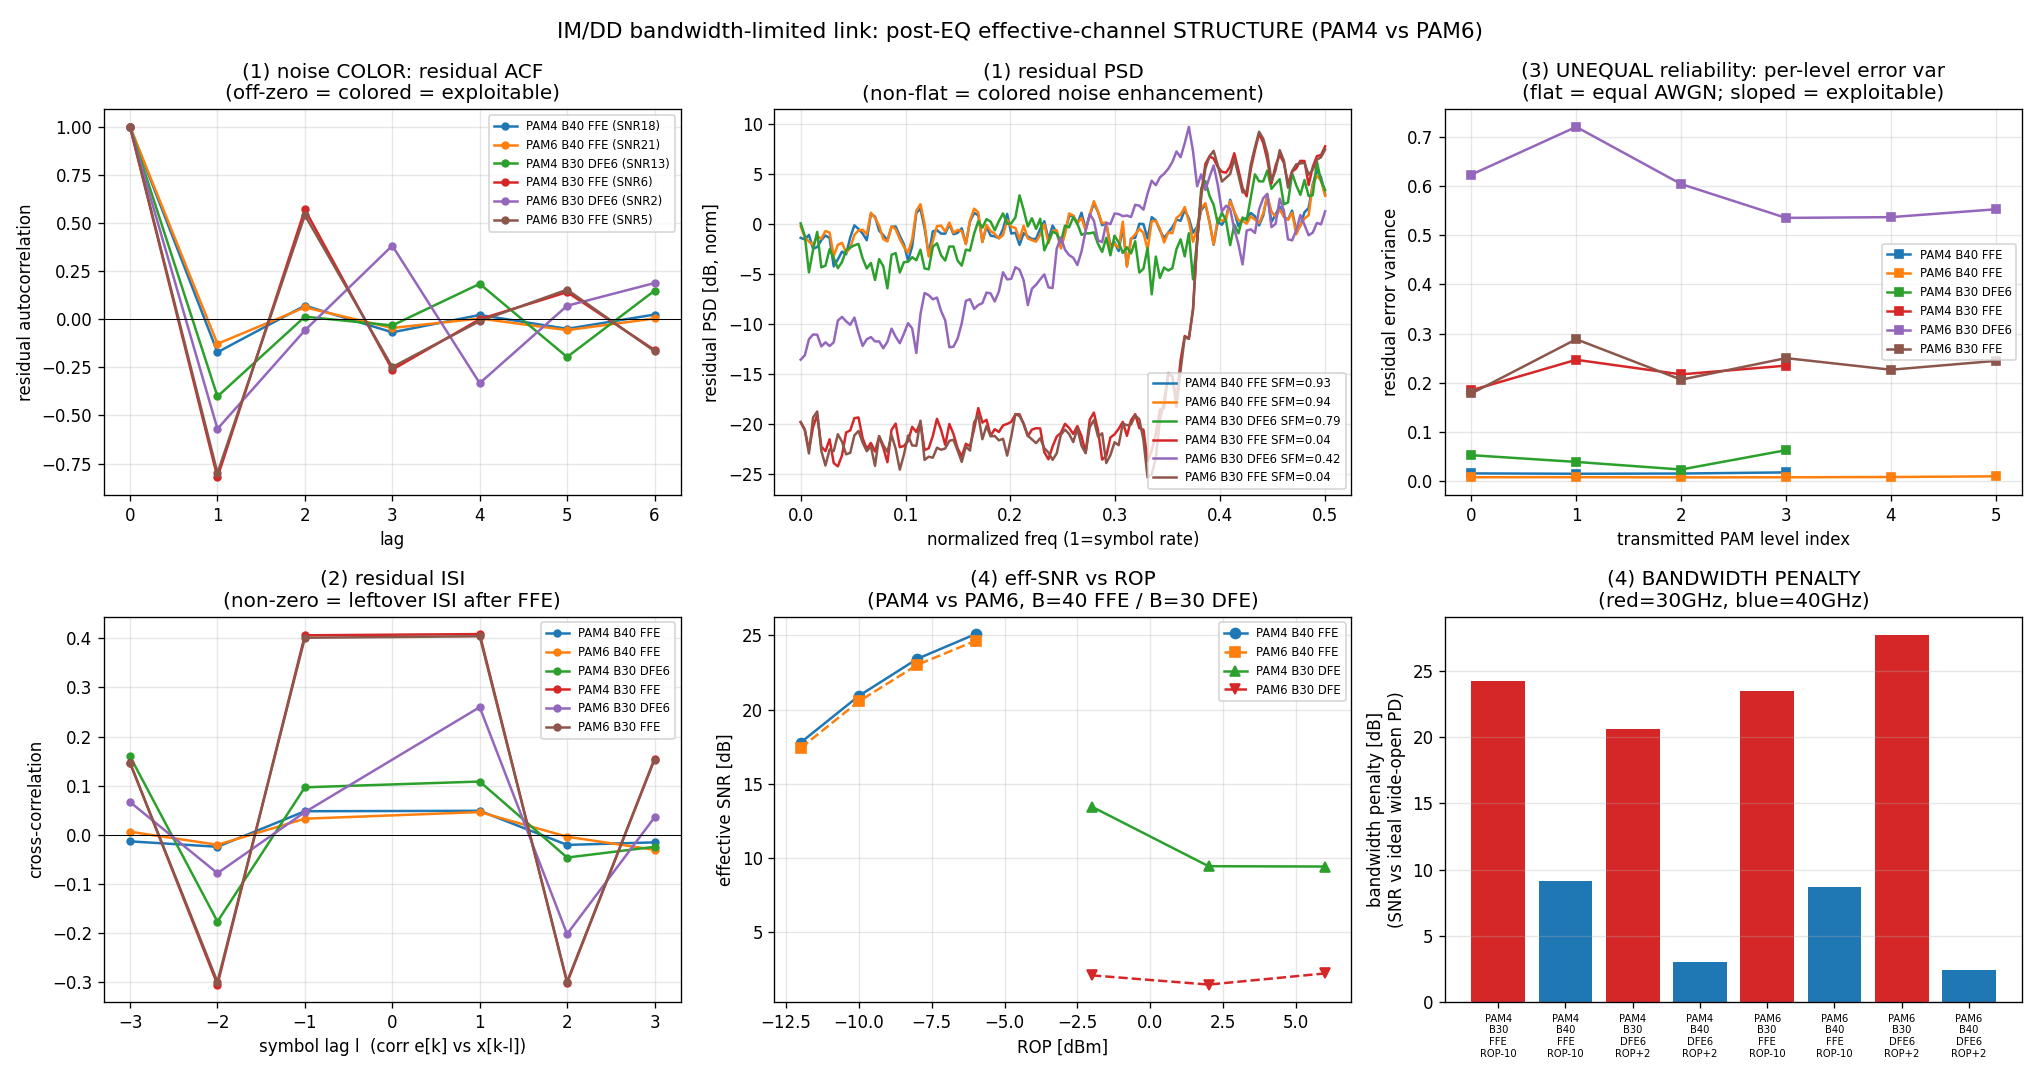

Generate this figure with Python:
"""EFFECTIVE-CHANNEL STRUCTURE measurement for the bandwidth-limited IM/DD link.

The go/no-go deliverable.  After equalization (imdd_channel.run_link), form the
residual error  e[k] = yhat[k] - x[k]  and ask, for PAM4 and PAM6 over a grid of
(ROP, PD-B, L) points, whether the post-EQ channel still carries STRUCTURE an
SC-LDPC construction could exploit:

  (1) NOISE COLOR     -- PSD / autocorrelation of e.  Colored (off-diagonal acf,
                         non-flat PSD) = FFE noise-enhancement on a band-limited
                         channel = exploitable.  Reports acf at lags +/-1,2,3 and
                         a spectral-flatness measure (SFM in [0,1], 1=white).
  (2) RESIDUAL ISI    -- cross-correlation of e[k] with neighbour symbols x[k+/-1,2].
                         Non-zero = leftover ISI after the FFE.
  (3) UNEQUAL RELIAB. -- per-transmitted-LEVEL error variance (does reliability
                         depend on the PAM level?); for PAM4 also per-BIT (MSB vs
                         LSB) error variance / hard-BER -- the key structure for
                         LDPC variable-node degree matching.
  (4) EFF-SNR / EVM / SER / BER vs ROP, and the BANDWIDTH PENALTY: the SNR gap of
                         PD B=30/40 GHz vs a wide-open IDEAL PD at the same ROP.
  (5) CLEAN LLR OUTPUT (per-bit PAM4, per-level PAM6) + one quick SC-LDPC sanity
                         decode to confirm the LLR bridge works on IM/DD.

Outputs (next to this file, routed through outpaths if present):
  imdd_structure.csv         -- one row per (group, B, L, ROP, eq) point, all metrics
  imdd_acf.csv               -- residual autocorrelation vs lag for the headline points
  imdd_per_level.csv         -- per-level error variance for the headline points
  imdd_structure.png         -- acf / PSD / per-level-reliability / SNR-vs-ROP panels
  imdd_llr_pam4_*.npy        -- saved per-bit LLRs (MSB/LSB) for a headline PAM4 point

Run on the pod (OptiCommPy + /work codec):  python3 /work/imdd_structure.py
"""
from __future__ import annotations
import os, sys, csv, time
import numpy as np

sys.path.insert(0, "/work")
sys.path.insert(0, os.path.dirname(os.path.abspath(__file__)))

from imdd_channel import LinkConfig, run_link, PAM4_BITS_BY_LEVEL

try:
    import outpaths as OP
    def route(name): return OP.route(name)
except Exception:
    HERE = os.path.dirname(os.path.abspath(__file__))
    def route(name): return os.path.join(HERE, name)


# --------------------------------------------------------------------------- #
#  structure metrics on a residual e[k] (+ neighbour symbols for ISI)
# --------------------------------------------------------------------------- #
def autocorr(e: np.ndarray, maxlag: int = 6):
    """Normalized autocorrelation r[l] = E[e_k e_{k+l}] / E[e^2], l=0..maxlag."""
    e = e - e.mean()
    v = np.mean(e ** 2) + 1e-30
    r = np.empty(maxlag + 1)
    for l in range(maxlag + 1):
        r[l] = np.mean(e[: e.size - l] * e[l:]) / v if l < e.size else 0.0
    return r


def spectral_flatness(e: np.ndarray, nfft: int = 256):
    """Spectral flatness measure (geometric mean / arithmetic mean of PSD), in
    (0,1]; 1 == perfectly white, < 1 == colored.  Welch-style averaged."""
    e = e - e.mean()
    seg = nfft
    if e.size < seg:
        seg = 1 << int(np.floor(np.log2(e.size)))
    nseg = e.size // seg
    if nseg < 1:
        return 1.0, np.ones(seg // 2)
    win = np.hanning(seg)
    P = np.zeros(seg)
    for i in range(nseg):
        s = e[i * seg:(i + 1) * seg] * win
        P += np.abs(np.fft.fft(s)) ** 2
    P /= nseg
    P = P[: seg // 2] + 1e-30
    gm = np.exp(np.mean(np.log(P)))
    am = np.mean(P)
    return float(gm / am), P


def residual_isi(e: np.ndarray, x: np.ndarray, maxlag: int = 3):
    """Cross-correlation rho[l] = corr(e[k], x[k-l]) for l=-maxlag..maxlag (signed).
    Leftover ISI leaks neighbouring symbols into the residual."""
    e = e - e.mean()
    xs = (x - x.mean())
    out = {}
    se = np.std(e) + 1e-30
    sx = np.std(xs) + 1e-30
    for l in range(-maxlag, maxlag + 1):
        if l == 0:
            continue
        if l > 0:        # e[k] vs x[k-l]
            a = e[l:]; b = xs[:xs.size - l]
        else:            # e[k] vs x[k-l] = x[k+|l|]
            a = e[:e.size + l]; b = xs[-l:]
        n = min(a.size, b.size)
        out[l] = float(np.mean(a[:n] * b[:n]) / (se * sx))
    return out


def per_level_var(e: np.ndarray, idx: np.ndarray, n_levels: int):
    """Per-transmitted-level residual variance and count."""
    var = np.full(n_levels, np.nan)
    cnt = np.zeros(n_levels, dtype=int)
    for j in range(n_levels):
        m = idx == j
        cnt[j] = int(m.sum())
        if cnt[j] > 1:
            var[j] = float(np.var(e[m]))
    return var, cnt


# --------------------------------------------------------------------------- #
#  one structure point
# --------------------------------------------------------------------------- #
def measure_point(cfg: LinkConfig, label_extra: dict):
    r = run_link(cfg)
    e = r["residual"]; x = r["syms"][r["test"]]; idx = r["idx"][r["test"]]
    acf = autocorr(e, maxlag=6)
    sfm, _ = spectral_flatness(e)
    isi = residual_isi(e, x, maxlag=3)
    plv, pcnt = per_level_var(e, idx, cfg.n_levels)
    row = dict(group=f"PAM{cfg.n_levels}", n_levels=cfg.n_levels,
               pd_B_GHz=cfg.pd_B / 1e9, L_km=cfg.L_km, ROP_dBm=cfg.ROP_dBm,
               eq="DFE%d" % cfg.dfe_taps if cfg.dfe_taps > 0 else "FFE",
               ffe_taps=cfg.ffe_taps, dfe_taps=cfg.dfe_taps,
               snr_dB=r["snr_dB"], evm_pct=r["evm"] * 100, ser=r["ser"],
               sigma=r["sigma"],
               acf1=acf[1], acf2=acf[2], acf3=acf[3], sfm=sfm,
               isi_m1=isi[-1], isi_p1=isi[1], isi_m2=isi[-2], isi_p2=isi[2],
               isi_m3=isi[-3], isi_p3=isi[3],
               # per-level reliability spread (max/min variance ratio)
               lvl_var_ratio=float(np.nanmax(plv) / (np.nanmin(plv) + 1e-30)))
    if cfg.n_levels == 4:
        row.update(ber=r["ber"], ber_msb=r["ber_hi"], ber_lsb=r["ber_lo"])
        # per-bit residual reliability: variance of the soft LLR magnitude proxy ->
        # report the MSB/LSB hard-BER ratio (the LDPC-relevant unequal-bit metric)
        row["bit_ber_ratio"] = float(r["ber_lo"] / (r["ber_hi"] + 1e-30))
    else:
        row.update(ber=np.nan, ber_msb=np.nan, ber_lsb=np.nan, bit_ber_ratio=np.nan)
    row.update(label_extra)
    return row, r, acf, (plv, pcnt)


# --------------------------------------------------------------------------- #
#  quick SC-LDPC sanity decode on the IM/DD LLRs (PAM4 headline point)
# --------------------------------------------------------------------------- #
def sanity_decode_pam4(r):
    """Plug the PAM4 per-bit LLRs into a small windowed SC-LDPC decode to confirm
    the LLR bridge works on the IM/DD channel.  Uses the codec's own encoder to
    define the bit pattern, then *re-derives* LLR sign/scale from the measured
    residual statistics so the soft inputs are honest IM/DD reliabilities.

    Simpler robust check: drive the codec with random info, BPSK->our PAM4 levels,
    push through the SAME run_link statistics (sigma), and decode.  Here we do the
    lightweight version: take the measured per-bit BER -> equivalent AWGN sigma,
    build a frame, corrupt at that reliability, decode, report coded vs uncoded."""
    from nr_ldpc import NRLDPCCode
    from sc_ldpc import SCLDPCCode
    # small code
    Z, MP, w, L = 16, 24, 1, 12
    comp = NRLDPCCode(1, 0, Z, mp=MP)
    assign = np.arange(int((comp.B[:, :comp.Kb] >= 0).sum())) % (w + 1)
    sc = SCLDPCCode(comp, w=w, L=L, assign=assign)
    rng = np.random.default_rng(1)
    info = rng.integers(0, 2, size=sc.K).astype(np.uint8)
    cw, _ = sc.encode(info)
    txbits = cw[sc.tx_mask]
    # map coded bits -> PAM4 (Gray) levels, run through one IM/DD frame at the SAME cfg
    cfg = r["cfg"]
    from imdd_channel import pam_levels, PAM4_BITS_BY_LEVEL, forward_channel, equalize
    from imdd_channel import soft_metrics_pam4
    lv = pam_levels(4)
    # bits -> level idx (invert the per-level bit table)
    b = txbits[: (txbits.size // 2) * 2].reshape(-1, 2)
    # match (hi,lo) to a level index
    lut = {(int(PAM4_BITS_BY_LEVEL[j, 0]), int(PAM4_BITS_BY_LEVEL[j, 1])): j for j in range(4)}
    lidx = np.array([lut[(int(bb[0]), int(bb[1]))] for bb in b])
    syms = lv[lidx]
    cfg2 = LinkConfig(**{**cfg.__dict__})
    cfg2.nsym = syms.size
    rx, _ = forward_channel(cfg2, syms)
    eq = equalize(cfg2, rx, syms, lv)
    yhat = eq["yhat"]
    te = eq["test"]
    sigma = float(np.sqrt(np.mean((yhat[te] - syms[te]) ** 2)))
    llr2, _, _ = soft_metrics_pam4(yhat, lv, sigma)        # full-length per-bit LLRs
    # build full LLR vector for the codec (only the trained/test bits are honest;
    # use the whole stream -- training region is data-aided so still valid bits)
    llr_bits = llr2[: txbits.size]
    llr = np.zeros(sc.num_var)
    llr[sc.tx_mask] = llr_bits
    llr[sc.known_mask] = 30.0
    hard = sc.decode_windowed(llr, W=6, max_iter=20, alpha=0.8)
    coded_err = int((sc.extract_info(hard) != info).sum())
    uncoded_err = int(((llr_bits < 0).astype(np.uint8) != txbits).sum())
    return dict(K=sc.K, coded_err=coded_err, coded_ber=coded_err / sc.K,
                uncoded_err=uncoded_err, uncoded_ber=uncoded_err / txbits.size,
                sigma=sigma, rate=sc.rate)


# --------------------------------------------------------------------------- #
#  the sweep grid + main
# --------------------------------------------------------------------------- #
def main():
    t0 = time.time()
    NSYM = 8000
    rows = []
    acf_rows = []
    plv_rows = []
    headline = {}            # keep run dicts for plotting / LLR dump

    # Operating points chosen so each cell sits in the STRUCTURE-RICH regime
    # (non-trivial SER, not error-free, not a dead channel):
    #   B=40 GHz (main, O-band): FFE-only, ROP in the waterfall.
    #   B=30 GHz (severe, sub-0.4-Nyquist): PAM4 needs a DFE; PAM6 reported as the
    #     failing comparison (FFE-only to show the catastrophe + DFE attempt).
    # L in {2,10} km (O-band, D~=0 so CD negligible -> isolates bandwidth damage).

    grid = []
    for L in (2.0, 10.0):
        # --- B=40 GHz: FFE-only, both groups, ROP sweep ---
        for nl in (4, 6):
            for rop in (-12.0, -10.0, -8.0, -6.0):
                grid.append(dict(n_levels=nl, pd_B=40e9, L_km=L, ROP_dBm=rop,
                                 ffe_taps=41, dfe_taps=0))
        # --- B=30 GHz: PAM4 with DFE(6) (rescue) + FFE-only (catastrophe); PAM6 both ---
        for nl in (4, 6):
            for rop in (-2.0, 2.0, 6.0):
                grid.append(dict(n_levels=nl, pd_B=30e9, L_km=L, ROP_dBm=rop,
                                 ffe_taps=41, dfe_taps=6))
                grid.append(dict(n_levels=nl, pd_B=30e9, L_km=L, ROP_dBm=rop,
                                 ffe_taps=41, dfe_taps=0))

    print(f"=== IM/DD structure sweep: {len(grid)} points x {NSYM} sym ===")
    for gi, g in enumerate(grid):
        cfg = LinkConfig(nsym=NSYM, seed=0, **g)
        row, r, acf, (plv, pcnt) = measure_point(cfg, {})
        rows.append(row)
        print(f"  [{gi+1:2d}/{len(grid)}] {row['group']} B={row['pd_B_GHz']:.0f} "
              f"L={row['L_km']:.0f} ROP={row['ROP_dBm']:+.0f} {row['eq']:5s}: "
              f"SNR={row['snr_dB']:5.2f}dB SER={row['ser']:.2e} "
              f"acf1={row['acf1']:+.3f} SFM={row['sfm']:.3f} "
              f"isi+1={row['isi_p1']:+.3f} lvlVarRatio={row['lvl_var_ratio']:.2f}")
        # keep a few headline points for acf/per-level CSV + plots
        key = (row['group'], int(row['pd_B_GHz']), int(row['L_km']), row['eq'])
        # headline = the most structure-rich ROP we keep per (group,B,L,eq): pick mid SER
        if key not in headline or abs(row['ser'] - 1e-2) < abs(headline[key][0]['ser'] - 1e-2):
            headline[key] = (row, r, acf, plv, pcnt)

    # --- acf + per-level CSVs for headline points ---
    for key, (row, r, acf, plv, pcnt) in headline.items():
        for l in range(acf.size):
            acf_rows.append(dict(group=row['group'], pd_B_GHz=row['pd_B_GHz'],
                                 L_km=row['L_km'], eq=row['eq'], ROP_dBm=row['ROP_dBm'],
                                 lag=l, acf=acf[l]))
        for j in range(len(plv)):
            plv_rows.append(dict(group=row['group'], pd_B_GHz=row['pd_B_GHz'],
                                 L_km=row['L_km'], eq=row['eq'], ROP_dBm=row['ROP_dBm'],
                                 level=j, err_var=plv[j], count=int(pcnt[j])))

    # --- bandwidth penalty: SNR(B) vs SNR(ideal PD) at matched ROP ---
    print("\n=== bandwidth penalty (SNR gap vs wide-open IDEAL PD, L=2km) ===")
    bw_rows = []
    for nl in (4, 6):
        for rop, eqd in [(-10.0, 0), (2.0, 6)]:    # a B40-style and a B30-style ROP
            ref = run_link(LinkConfig(n_levels=nl, nsym=NSYM, pd_B=40e9, L_km=2.0,
                                      ROP_dBm=rop, ffe_taps=41, dfe_taps=eqd,
                                      pd_ideal=True))
            for B in (30e9, 40e9):
                r = run_link(LinkConfig(n_levels=nl, nsym=NSYM, pd_B=B, L_km=2.0,
                                        ROP_dBm=rop, ffe_taps=41, dfe_taps=eqd))
                pen = ref["snr_dB"] - r["snr_dB"]
                bw_rows.append(dict(group=f"PAM{nl}", ROP_dBm=rop,
                                    eq="DFE%d" % eqd if eqd else "FFE",
                                    pd_B_GHz=B / 1e9, snr_ideal_dB=ref["snr_dB"],
                                    snr_dB=r["snr_dB"], penalty_dB=pen, ser=r["ser"]))
                print(f"  PAM{nl} ROP={rop:+.0f} {('DFE%d'%eqd) if eqd else 'FFE':5s} "
                      f"B={B/1e9:.0f}GHz: SNR={r['snr_dB']:5.2f} vs ideal "
                      f"{ref['snr_dB']:5.2f} -> penalty {pen:5.2f} dB")

    # --- LLR bridge sanity decode on a headline PAM4 B=40 point ---
    print("\n=== SC-LDPC LLR-bridge sanity decode (PAM4, IM/DD LLRs) ===")
    sanity = None
    try:
        # pick a PAM4 B=40 L=2 FFE point in the waterfall (ROP=-10)
        rc = run_link(LinkConfig(n_levels=4, nsym=NSYM, pd_B=40e9, L_km=2.0,
                                 ROP_dBm=-10.0, ffe_taps=41, dfe_taps=0))
        sanity = sanity_decode_pam4(rc)
        print(f"  PAM4 B=40 ROP=-10 L=2  rate={sanity['rate']:.3f}  "
              f"uncoded BER={sanity['uncoded_ber']:.2e} -> coded BER={sanity['coded_ber']:.2e} "
              f"(K={sanity['K']})")
        # dump the per-bit LLRs (MSB/LSB) for this point so RL/Step-3 can plug in
        np.save(route("imdd_llr_pam4_b40_msb.npy"), rc["llr_hi"])
        np.save(route("imdd_llr_pam4_b40_lsb.npy"), rc["llr_lo"])
        print(f"  saved per-bit LLRs -> imdd_llr_pam4_b40_msb.npy / _lsb.npy")
    except Exception as ex:
        print("  [sanity decode skipped]", repr(ex))

    # --- write CSVs ---
    def write_csv(path, rws, fields):
        with open(path, "w", newline="") as f:
            wr = csv.DictWriter(f, fieldnames=fields); wr.writeheader()
            for rw in rws:
                wr.writerow({k: rw.get(k, "") for k in fields})
        print(f"  wrote {path}")

    print()
    write_csv(route("imdd_structure.csv"), rows,
              ["group", "n_levels", "pd_B_GHz", "L_km", "ROP_dBm", "eq",
               "ffe_taps", "dfe_taps", "snr_dB", "evm_pct", "ser", "ber",
               "ber_msb", "ber_lsb", "bit_ber_ratio", "sigma",
               "acf1", "acf2", "acf3", "sfm",
               "isi_m1", "isi_p1", "isi_m2", "isi_p2", "isi_m3", "isi_p3",
               "lvl_var_ratio"])
    write_csv(route("imdd_acf.csv"), acf_rows,
              ["group", "pd_B_GHz", "L_km", "eq", "ROP_dBm", "lag", "acf"])
    write_csv(route("imdd_per_level.csv"), plv_rows,
              ["group", "pd_B_GHz", "L_km", "eq", "ROP_dBm", "level", "err_var", "count"])
    write_csv(route("imdd_bw_penalty.csv"), bw_rows,
              ["group", "ROP_dBm", "eq", "pd_B_GHz", "snr_ideal_dB", "snr_dB",
               "penalty_dB", "ser"])

    # --- plots ---
    make_plots(headline, rows, bw_rows)

    print(f"\nDONE in {time.time()-t0:.1f}s  ({len(rows)} sweep points)")
    return rows, headline, bw_rows, sanity


def make_plots(headline, rows, bw_rows):
    try:
        import matplotlib
        matplotlib.use("Agg")
        import matplotlib.pyplot as plt
    except Exception as ex:
        print("  [plots skipped]", repr(ex)); return

    fig, ax = plt.subplots(2, 3, figsize=(17, 9))

    # (a) residual autocorrelation for a few headline points
    for key, (row, r, acf, plv, pcnt) in headline.items():
        if int(row['L_km']) != 2:
            continue
        lab = f"{row['group']} B{int(row['pd_B_GHz'])} {row['eq']} (SNR{row['snr_dB']:.0f})"
        ax[0, 0].plot(np.arange(acf.size), acf, "o-", ms=4, label=lab)
    ax[0, 0].axhline(0, color="k", lw=0.6)
    ax[0, 0].set_xlabel("lag"); ax[0, 0].set_ylabel("residual autocorrelation")
    ax[0, 0].set_title("(1) noise COLOR: residual ACF\n(off-zero = colored = exploitable)")
    ax[0, 0].grid(alpha=0.3); ax[0, 0].legend(fontsize=7)

    # (b) residual PSD for the same points
    for key, (row, r, acf, plv, pcnt) in headline.items():
        if int(row['L_km']) != 2:
            continue
        e = r["residual"]
        sfm, P = spectral_flatness(e)
        f = np.linspace(0, 0.5, P.size)
        ax[0, 1].plot(f, 10 * np.log10(P / P.mean()),
                      label=f"{row['group']} B{int(row['pd_B_GHz'])} {row['eq']} SFM={sfm:.2f}")
    ax[0, 1].set_xlabel("normalized freq (1=symbol rate)")
    ax[0, 1].set_ylabel("residual PSD [dB, norm]")
    ax[0, 1].set_title("(1) residual PSD\n(non-flat = colored noise enhancement)")
    ax[0, 1].grid(alpha=0.3); ax[0, 1].legend(fontsize=7)

    # (c) per-level error variance
    for key, (row, r, acf, plv, pcnt) in headline.items():
        if int(row['L_km']) != 2:
            continue
        ax[0, 2].plot(np.arange(len(plv)), plv, "s-", ms=5,
                      label=f"{row['group']} B{int(row['pd_B_GHz'])} {row['eq']}")
    ax[0, 2].set_xlabel("transmitted PAM level index")
    ax[0, 2].set_ylabel("residual error variance")
    ax[0, 2].set_title("(3) UNEQUAL reliability: per-level error var\n(flat = equal AWGN; sloped = exploitable)")
    ax[0, 2].grid(alpha=0.3); ax[0, 2].legend(fontsize=7)

    # (d) residual ISI (cross-corr e[k] vs x[k+l]) for headline points
    for key, (row, r, acf, plv, pcnt) in headline.items():
        if int(row['L_km']) != 2:
            continue
        lags = [-3, -2, -1, 1, 2, 3]
        vals = [row[f"isi_m{abs(l)}"] if l < 0 else row[f"isi_p{l}"] for l in lags]
        ax[1, 0].plot(lags, vals, "o-", ms=4,
                      label=f"{row['group']} B{int(row['pd_B_GHz'])} {row['eq']}")
    ax[1, 0].axhline(0, color="k", lw=0.6)
    ax[1, 0].set_xlabel("symbol lag l  (corr e[k] vs x[k-l])")
    ax[1, 0].set_ylabel("cross-correlation")
    ax[1, 0].set_title("(2) residual ISI\n(non-zero = leftover ISI after FFE)")
    ax[1, 0].grid(alpha=0.3); ax[1, 0].legend(fontsize=7)

    # (e) eff-SNR vs ROP for B=40 FFE, both groups, L=2
    for nl, mk in [(4, "o-"), (6, "s--")]:
        pts = [r for r in rows if r["n_levels"] == nl and r["pd_B_GHz"] == 40
               and r["L_km"] == 2 and r["eq"] == "FFE"]
        pts.sort(key=lambda r: r["ROP_dBm"])
        if pts:
            ax[1, 1].plot([p["ROP_dBm"] for p in pts], [p["snr_dB"] for p in pts],
                          mk, label=f"PAM{nl} B40 FFE")
    # B=30 DFE points
    for nl, mk in [(4, "^-"), (6, "v--")]:
        pts = [r for r in rows if r["n_levels"] == nl and r["pd_B_GHz"] == 30
               and r["L_km"] == 2 and r["eq"] == "DFE6"]
        pts.sort(key=lambda r: r["ROP_dBm"])
        if pts:
            ax[1, 1].plot([p["ROP_dBm"] for p in pts], [p["snr_dB"] for p in pts],
                          mk, label=f"PAM{nl} B30 DFE")
    ax[1, 1].set_xlabel("ROP [dBm]"); ax[1, 1].set_ylabel("effective SNR [dB]")
    ax[1, 1].set_title("(4) eff-SNR vs ROP\n(PAM4 vs PAM6, B=40 FFE / B=30 DFE)")
    ax[1, 1].grid(alpha=0.3); ax[1, 1].legend(fontsize=7)

    # (f) bandwidth penalty bars
    labels = [f"{r['group']}\nB{int(r['pd_B_GHz'])}\n{r['eq']}\nROP{r['ROP_dBm']:+.0f}"
              for r in bw_rows]
    pens = [r["penalty_dB"] for r in bw_rows]
    cols = ["C3" if r["pd_B_GHz"] == 30 else "C0" for r in bw_rows]
    ax[1, 2].bar(range(len(pens)), pens, color=cols)
    ax[1, 2].set_xticks(range(len(pens)))
    ax[1, 2].set_xticklabels(labels, fontsize=6)
    ax[1, 2].set_ylabel("bandwidth penalty [dB]\n(SNR vs ideal wide-open PD)")
    ax[1, 2].set_title("(4) BANDWIDTH PENALTY\n(red=30GHz, blue=40GHz)")
    ax[1, 2].grid(alpha=0.3, axis="y")

    fig.suptitle("IM/DD bandwidth-limited link: post-EQ effective-channel STRUCTURE "
                 "(PAM4 vs PAM6)", fontsize=13)
    fig.tight_layout()
    out = route("imdd_structure.png")
    fig.savefig(out, dpi=120)
    print(f"  wrote {out}")


if __name__ == "__main__":
    main()
